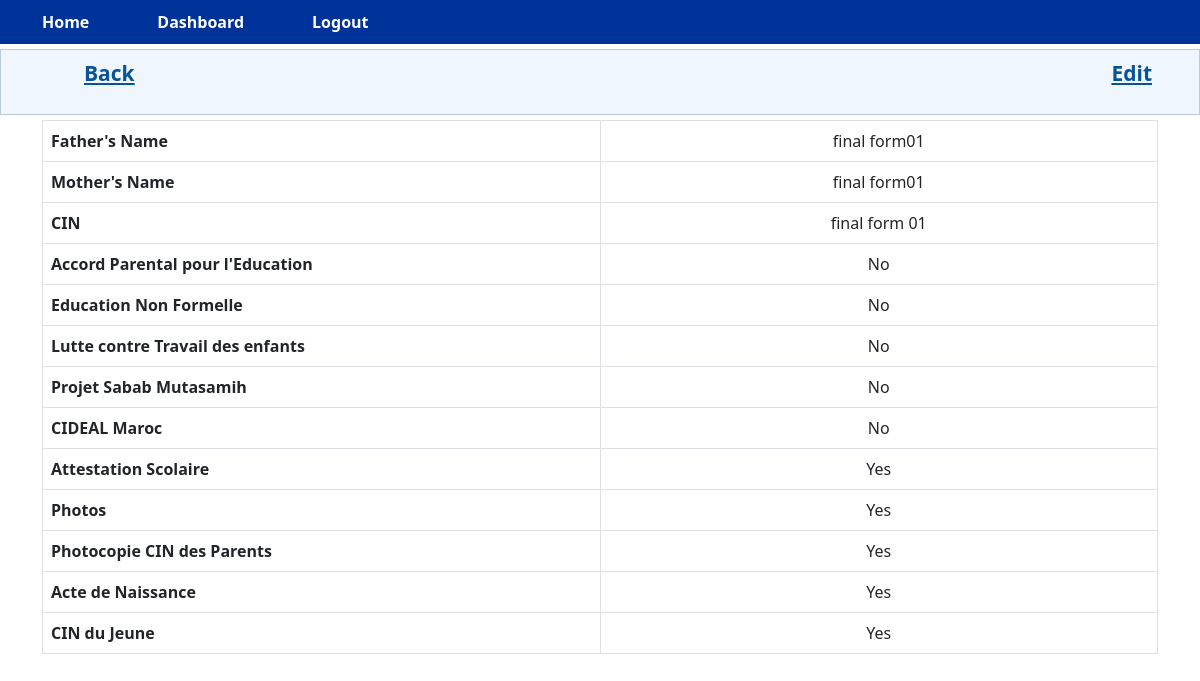
/view_family/27 (signed in), run on the app's committed database.
### app.py (models this page shows)
class Family(db.Model, UserMixin):
    id = db.Column(db.Integer, primary_key=True)
    pere_name = db.Column(db.String(100), nullable=False)
    maman_name = db.Column(db.String(100), nullable=False)
    cin = db.Column(db.String(20), nullable=True)
    Accord_P_Education_parental = db.Column(db.Boolean, default=False, nullable=True)
    Education_Non_Formelle = db.Column(db.Boolean, default=False, nullable=True)
    lutte_contre_Travail_des_enfants = db.Column(db.Boolean, default=False, nullable=True)
    Projet_Sabab_Mutasamih = db.Column(db.Boolean, default=False, nullable=True)
    CIDEAL_Maroc = db.Column(db.Boolean, default=False, nullable=True)
    Attestation_scolaire = db.Column(db.Boolean, default=False, nullable=True)
    Photos = db.Column(db.Boolean, default=False, nullable=True)
    photocopie_CIN_parents = db.Column(db.Boolean, default=False, nullable=True)
    Acte_de_naissance = db.Column(db.Boolean, default=False, nullable=True)
    CIN_du_jeune = db.Column(db.Boolean, default=False, nullable=True)
    children_id = db.Column(db.Integer, db.ForeignKey('children.id'))
    children = db.relationship('Children', backref='family')

### app.py (the view)
@app.route('/view_family/<int:child_id>')
def view_family(child_id):
    child = Children.query.get_or_404(child_id)
    family = Family.query.filter_by(children_id=child.id).first()
    form = FamilyForm()
    return render_template('view_family.html', child=child, family=family, form=form)

### app.py (called while the page is built)
@login_manager.user_loader
def load_user(id):
    with app.app_context():
        return User.query.get(int(id))

### templates/view_family.html (shortened to what this page needs)
{% extends 'dashboard.html' %}
{% block page_content %}
<div class="sidenav">
    <ul class="navbar">
        <li class="nav-item"><a href="{{ url_for('view_children', child_id=child.id) }}"> Back </a></li>
        <li class="nav-item"><a href="{{ url_for('edit_family', child_id=child.id) }}">Edit</a></li>
    </ul>
</div>
    {% if family %}
        <div class="container">
          <table class="table table-bordered">
              <tr>
                  <th>Father's Name</th>
                  <td>{{ family.pere_name }}</td>
              </tr>
              <tr>
                  <th>Mother's Name</th>
                  <td>{{ family.maman_name }}</td>
              </tr>
              <tr>
                  <th>CIN</th>
                  <td>{{ family.cin }}</td>
              </tr>
              <tr>
                  <th>Accord Parental pour l'Education</th>
                  <td>{{ 'Yes' if family.Accord_P_Education_parental else 'No' }}</td>
              </tr>
              <tr>
                  <th>Education Non Formelle</th>
                  <td>{{ 'Yes' if family.Education_Non_Formelle else 'No' }}</td>
              </tr>
              <tr>
                  <th>Lutte contre Travail des enfants</th>
                  <td>{{ 'Yes' if family.lutte_contre_Travail_des_enfants else 'No' }}</td>
              </tr>
              <tr>
                  <th>Projet Sabab Mutasamih</th>
                  <td>{{ 'Yes' if family.Projet_Sabab_Mutasamih else 'No' }}</td>
              </tr>
              <tr>
                  <th>CIDEAL Maroc</th>
                  <td>{{ 'Yes' if family.CIDEAL_Maroc else 'No' }}</td>
              </tr>
              <tr>
                  <th>Attestation Scolaire</th>
                  <td>{{ 'Yes' if family.Attestation_scolaire else 'No' }}</td>
              </tr>
              <tr>
                  <th>Photos</th>
                  <td>{{ 'Yes' if family.Photos else 'No' }}</td>
              </tr>
              <tr>
                  <th>Photocopie CIN des Parents</th>
                  <td>{{ 'Yes' if family.photocopie_CIN_parents else 'No' }}</td>
              </tr>
              <tr>
                  <th>Acte de Naissance</th>
                  <td>{{ 'Yes' if family.Acte_de_naissance else 'No' }}</td>
              </tr>
              <tr>
                  <th>CIN du Jeune</th>
                  <td>{{ 'Yes' if family.CIN_du_jeune else 'No' }}</td>
              </tr>
          </table>
        </div>
    {% else %}
        <p>No family information found for {{ child.name }}.</p>
    {% endif %}
{% endblock %}

### static/css/styles.css (style rules this page uses)
ul { list-style: none; display: flex; justify-content: center; align-items: center; }
li { margin: 0 1rem; }
.sidenav { border: 1px solid #b8c9db; background-color: #eff6fd; margin: 5px 0 5px 0; padding: 0; }
.navbar { position: relative; display: flex; flex-wrap: wrap; align-items: center; justify-content: space-between; padding-top: 0.5rem; padding-bottom: 0rem; }
.nav-item { display: inline-block; padding: 0 15px 0 7px; position: relative; }
.nav-item a { color: #065495; font-size: 21px; font-weight: bold; padding-left: 28px; }
table { margin-bottom: 0px; }
a { text-decoration: none; color: #ffffff; padding: 0.5rem 1rem; border-radius: 0.5rem; transition: background-color 0.3s ease; }
table td { width: 50%; text-align: center; }
.table-bordered { width: 70%; }

### data on the page
Family: pere_name "final form01", maman_name "final form01", cin "final form 01", Accord_P_Education_parental "No", Education_Non_Formelle "No", lutte_contre_Travail_des_enfants "No", Projet_Sabab_Mutasamih "No", CIDEAL_Maroc "No", Attestation_scolaire "Yes", Photos "Yes", photocopie_CIN_parents "Yes", Acte_de_naissance "Yes", CIN_du_jeune "Yes"
